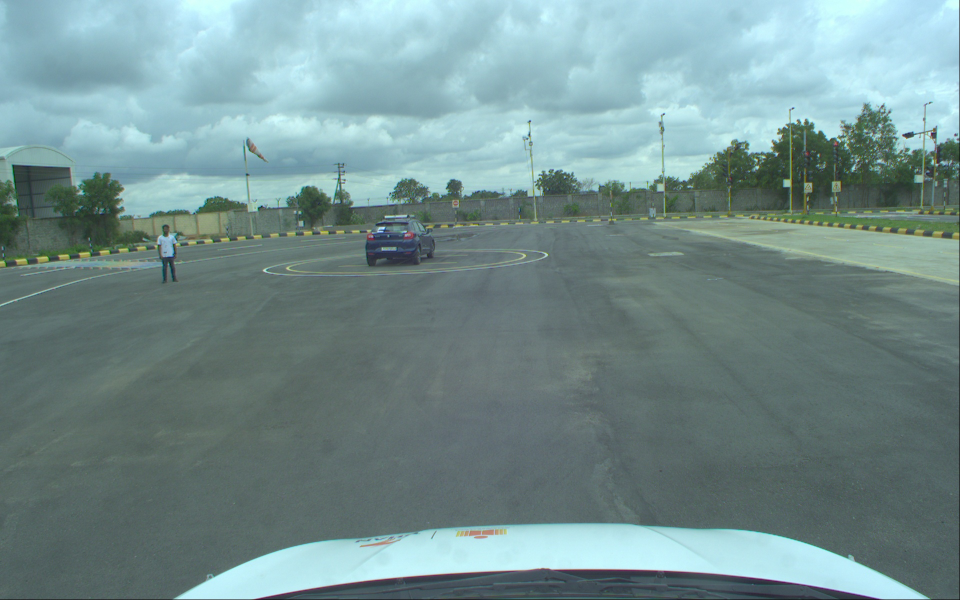
#> input picture trial_select/2/image_2023-07-05-13-26-09.166650.jpg, 1920 x 1200 px (shown at 1/2 size)
$ python -i projection.py   (imports and definitions only)   (older library calls are emulated)
#> lines starting #> are read from the running program, lines starting #| are printed output that depends on the picture

import os
import os.path as osp
import sys
import math
import time
import numpy as np
# from nuscenes.utils.data_classes import RadarPointCloud, Box
from PIL import Image
import cv2
import time
# from data_classes1 import *
# from radar import *
# import csv


# [676 lines left out: functions enrich_radar_data, get_sensor_sample_data, _resize_image, _radar_transformation, view_points, map_pointcloud_to_image and 4 more, not called in this run]

def create_imagep_visualization(image_plus_data, color_channel="distance", \
        draw_circles=True, cfg=None, radar_lines_opacity=1.0):             #cfg=[0,1,2,5,18]
    """
    Visualization of image plus data

    Parameters:
        :image_plus_data: a numpy array (900 x 1600 x (3 + number of radar_meta (e.g. velocity)))
        :image_data: a numpy array (900 x 1600 x 3)
        :color_channel: <str> Image plus channel for colorizing the radar lines. according to radar.channel_map.
        :draw_circles: Draws circles at the bottom of the radar lines
    Returns:
        :image_data: a numpy array (900 x 1600 x 3)
    """
#> called with color_channel = 'distance', draw_circles = True, radar_lines_opacity = 1
    # read dimensions
    image_plus_height = image_plus_data.shape[0]
#> image_plus_height = 1200
    image_plus_width = image_plus_data.shape[1]
#> image_plus_width = 1920
    n_channels = image_plus_data.shape[2]
#> n_channels = 3
    # [8 lines of commented-out code are left out]
    if cfg is None:
        image_channels = [0,1,2]
    else:
        image_channels = [i_ch for i_ch in cfg if i_ch in [0,1,2]]  #**************
    image_data = np.ones(shape=(*image_plus_data.shape[:2],3))
    # print(image_plus_data.shape[:2],3)
    if len(image_channels) > 0:
        image_data[:,:,image_channels] = image_plus_data[:,:,image_channels].copy() # copy so we dont change the old image
    # print(image_data.shape)
    # Draw the Horizon
    image_data = np.array(image_data*255).astype(np.uint8)
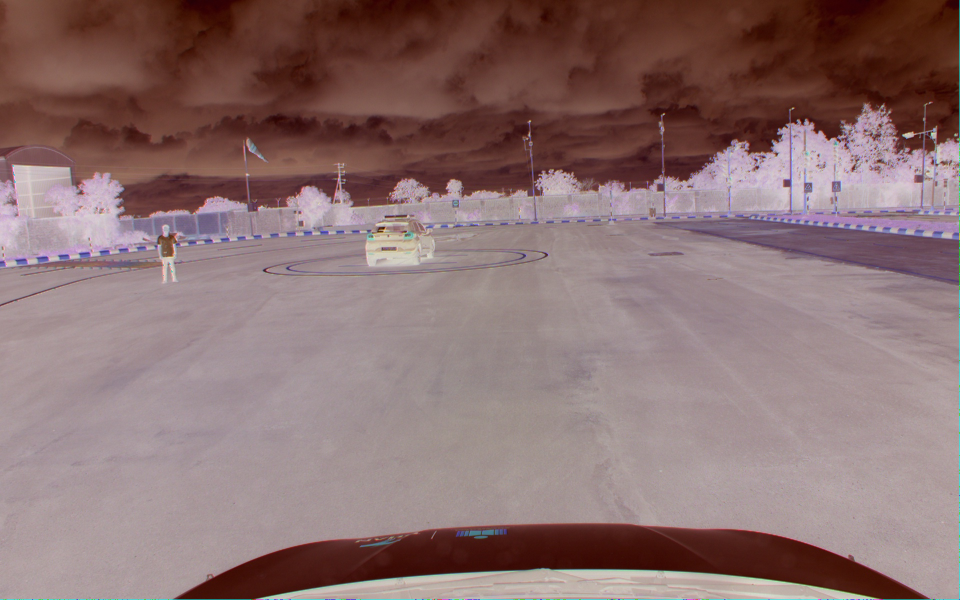
#> image_data: shape (1200, 1920, 3) (shown at 1/2 size); mean R, G, B 138.9, 113.2, 113
    image_data = cv2.cvtColor(image_data, cv2.COLOR_RGB2BGR)
    # [6 lines of commented-out code are left out]
    if n_channels > 3:
        # transfer it to the currently selected channels
        if cfg is None:
            print("Warning, no cfg provided. Thus, its not possible to find out \
                which channel shall be used for colorization")
            radar_img = np.zeros(image_plus_data.shape[:-1]) # we expect the channel index to be the last axis 450x450
            # print(radar_img)
        else:
            available_channels = {channel_map[ch]:ch_idx for ch_idx, ch in enumerate(cfg) if ch > 2}
            ch_idx = available_channels[color_channel]
            # Normalize the radar
            if cfg: # normalization happens from -127 to 127
                radar_img = image_plus_data[...,ch_idx] + 127.5
            else:
                radar_img = normalize(color_channel, image_plus_data[..., ch_idx],
                                            normalization_interval=[0, 255], sigma_factor=2)

            radar_img = np.clip(radar_img,0,255)

        radar_colormap = np.array(cv2.applyColorMap(radar_img.astype(np.uint8), cv2.COLORMAP_AUTUMN))
        # [5 lines of commented-out code are left out]
        count = 0
        pix =[]
        for x in range(0, image_plus_width):
            for y in range(0, image_plus_height):
                radar_channels = image_plus_data[y, x, 3:]
                # print(image_plus_data[y, x, 3:])
                pixel_contains_radar = np.count_nonzero(radar_channels)

                if not pixel_contains_radar:
                    continue
                radar_color = radar_colormap[y,x]
                # print(y,x)
                count = count+1
                # f = open('car_3.txt', 'a')
                # pix =[]
                for pixel in [(y,x)]: #[(y,x-1),(y,x),(y,x+1)]:
                    # [4 lines of commented-out code are left out]
                    if image_data.shape > pixel:
                        # print("aa")
                        # Calculate the color
                        pixel_color = np.array(image_data[pixel][0:3], dtype=np.uint8)
                        pixel_color = np.squeeze(cv2.addWeighted(pixel_color, 1-radar_lines_opacity, radar_color, radar_lines_opacity, 0))
                        # Draw on image
                        image_data[pixel] = pixel_color
                # f.close()
                # only if some radar information is there
                if draw_circles:
                    if image_plus_data.shape[0] > y+1 and not np.any(image_plus_data[y+1, x,3:]):
                        cv2.circle(image_data, (x,y), 3, (0,0,255) , thickness=1) # color=radar_colormap[(y,x)].astype(np.float32)

 ####################################################
#     import ast

#     # Read the contents of the .txt file
#     with open('/home/radar/Documents/camera/reflector/right_output.txt', 'r') as file:
#         file_contents = file.readlines()
#     # print("ffffffffff",file_contents)
#     my_list = []
#     lst_dist = []

#     for l in range(len(file_contents)):
#         my_list.append(ast.literal_eval(file_contents[l]))
#         dist = []
#         for i in range(image_plus_data.shape[0]):
#             for j in range(image_plus_data.shape[1]):
#                 k = (i,j)
#                 if k in my_list[l]:
#                     dist.append(image_plus_data[i,j,3])
#                     dist.sort()
#         lst_dist.append(dist)


#     # print(lst_dist[0])
# ################################################33

#     # clustering
#     from sklearn.cluster import DBSCAN
#     # Example distances
#     for l in range(len(lst_dist)):
#         # distances = np.array(lst_dist[l])
#         distances = np.array(lst_dist[l])


#         # Reshape distances into a 2D array
#         distances = distances.reshape(-1, 1)


#         # Perform DBSCAN clustering
#         #eps specifies the maximum distance between points for them to be considered in the same neighborhood
#         # min_samples parameter is set to 2, which specifies the minimum number of points required to form a cluster.
#         dbscan = DBSCAN(eps=1.5, min_samples=10)
#         clusters = dbscan.fit_predict(distances)

#         # Print the cluster labels
#         # print(clusters)
#         diff = []
#         dict = {}
#         unique_labels = np.unique(clusters)
#         # print(unique_labels)
#         for label in unique_labels:
#             if label == -1:
#                 # Skip noise/outlier points
#                 continue
#             cluster_distances = distances[clusters == label]
#             # print("Cluster", label, "distances:", cluster_distances)
#             dict[label] = cluster_distances
#             diff_list = [abs(float(cluster_distances[i+1]) - float(cluster_distances[i])) for i in range(cluster_distances.shape[0]-1)]
#             # print("aaaaaaaaaaa",diff_list)
#             min_diff = min(diff_list)
#             diff.append(min_diff)

#         max_length = max(len(value) for value in dict.values())
#         max_length_values = [value for value in dict.values() if len(value) == max_length]
#         # print(len(max_length_values))
#         temp = np.array(max_length_values).reshape(1,max_length)
#         # print(temp)
#         # for a in range(image_plus_data.shape[0]):
#         #     for b in range(image_plus_data.shape[1]):
#         #         if temp.tolist() in image_plus_data[a,b,3]:
#         #             print("present")
#         avg = temp.sum()/max_length
#         # minimuma = min(diff)
#         # print(dict.keys())
#         # for i in dict:
#         #     print(len(dict[i]))
#         # print(minimuma)
#         # print(dict[diff.index(minimuma)].shape[0])
#         # arr = dict[diff.index(minimuma)]
#         # avg = arr.sum()/dict[diff.index(minimuma)].shape[0]
#         print("average: ",avg)


# ############################################
#     print(image_plus_data.shape)
    return image_data


# [105 lines not run here, left out]

>>> import cv2
>>> picture = cv2.cvtColor(cv2.imread('trial_select/2/image_2023-07-05-13-26-09.166650.jpg'), cv2.COLOR_BGR2RGB)
>>> result = create_imagep_visualization(picture)
